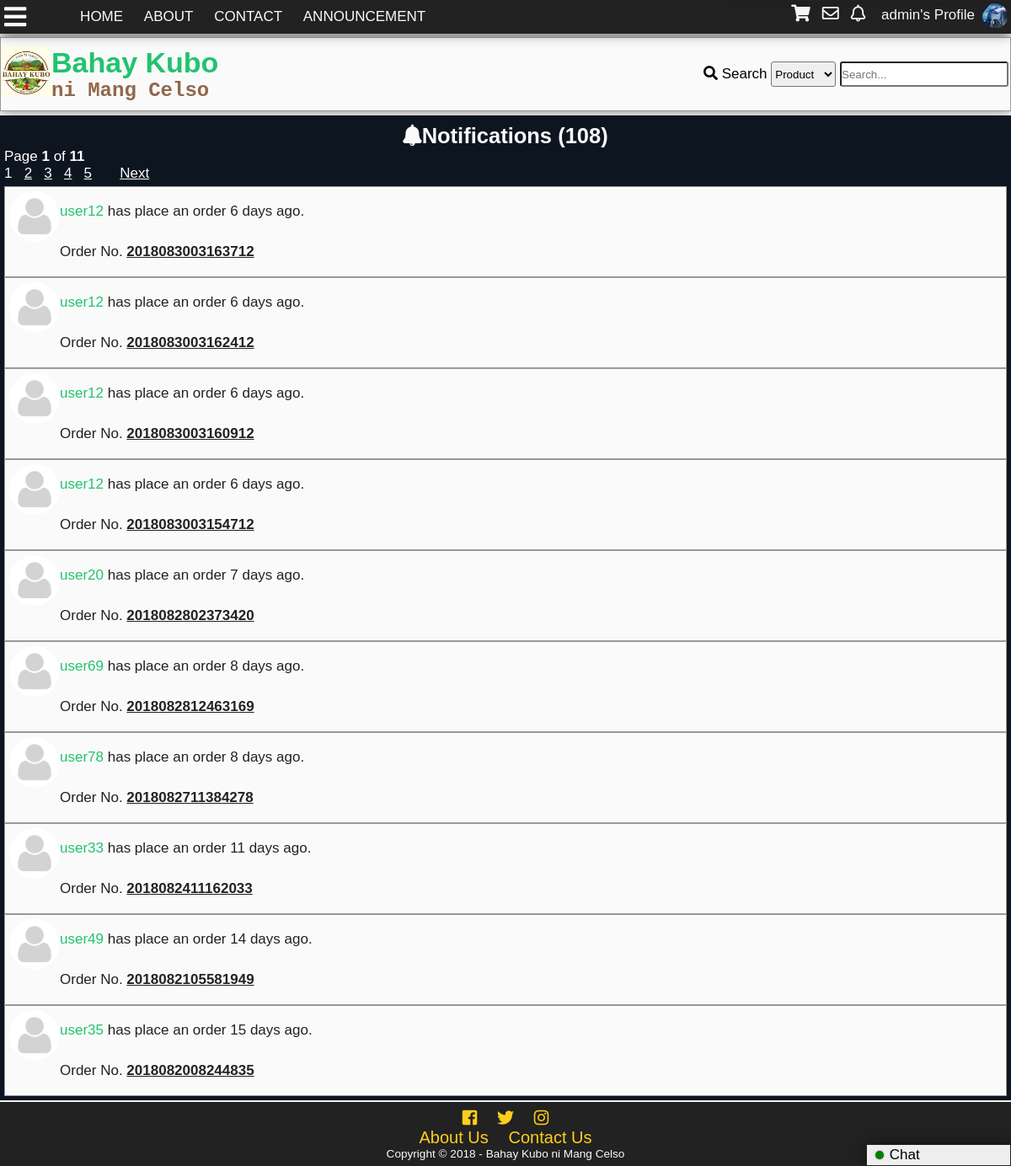
Before: /notification.php (signed in) with the older database file.
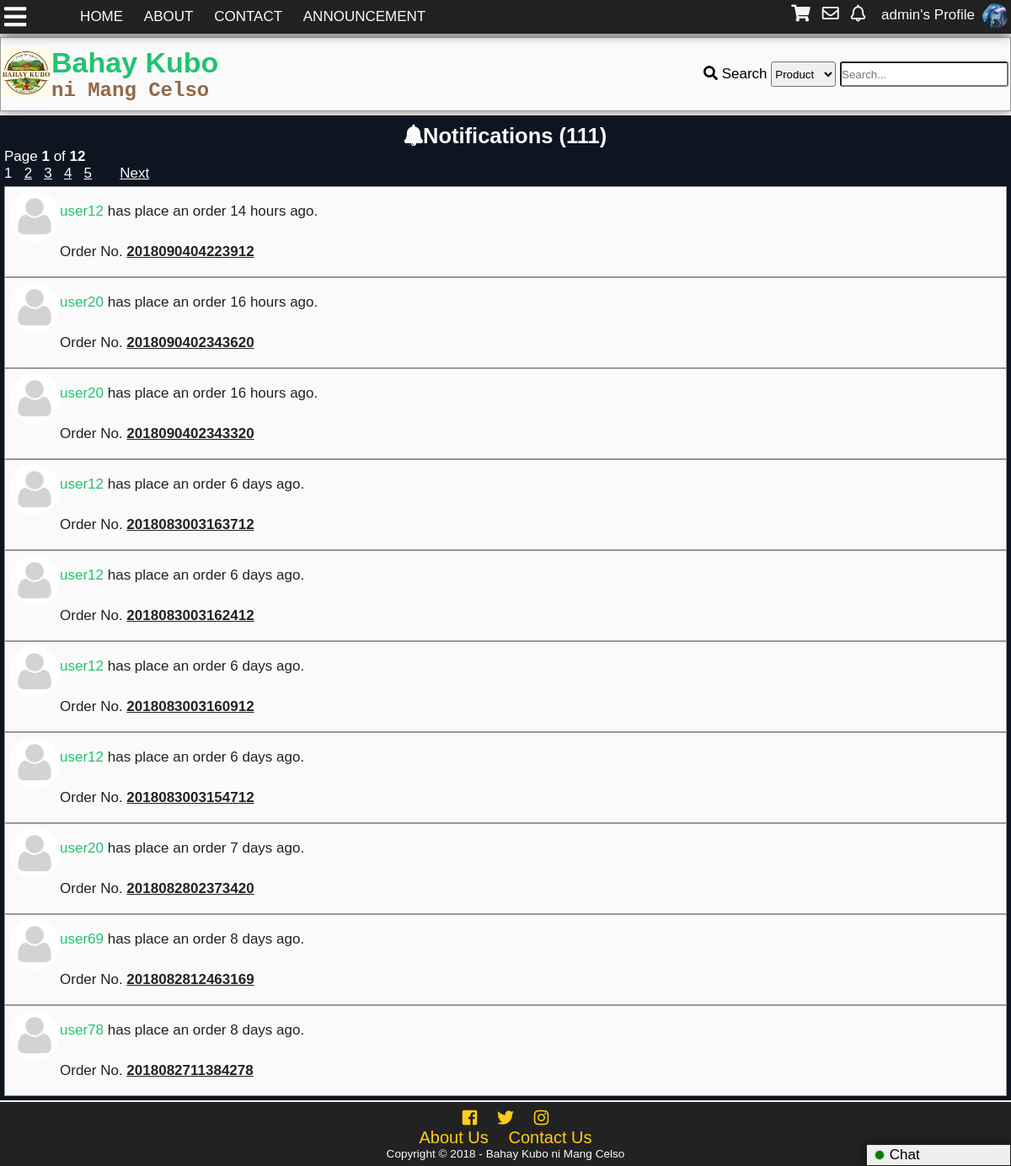
After: the same page with the newer database file.
### tables this page shows
CREATE TABLE `tblnotif` (
  `notifid` int(11) NOT NULL,
  `userid` int(11) NOT NULL,
  `receiverid` int(11) NOT NULL,
  `notifdate` datetime DEFAULT NULL,
  `checked` int(11) NOT NULL,
  `notiftype` int(11) NOT NULL,
  `details` varchar(100) NOT NULL,
  `details2` int(11) NOT NULL
);

CREATE TABLE `tbluser` (
  `userid` int(11) NOT NULL,
  `username` varchar(100) NOT NULL,
  `password` varchar(100) NOT NULL,
  `firstname` varchar(100) NOT NULL,
  `middlename` varchar(100) NOT NULL,
  `lastname` varchar(100) NOT NULL,
  `birthday` varchar(20) NOT NULL,
  `datecreated` timestamp NOT NULL DEFAULT '0000-00-00 00:00:00',
  `email` varchar(100) NOT NULL,
  `phone` varchar(100) NOT NULL,
  `location` varchar(255) NOT NULL,
  `usertypeid` int(11) NOT NULL,
  `access` int(11) NOT NULL,
  `imgpath` varchar(200) NOT NULL,
  `bio` text NOT NULL,
  `is_show_email` tinyint(1) NOT NULL,
  `gender` int(11) NOT NULL,
  `lastupdate` timestamp NOT NULL DEFAULT '0000-00-00 00:00:00',
  `lastonline` timestamp NOT NULL DEFAULT '0000-00-00 00:00:00',
  `profileviews` int(11) NOT NULL
);

### notification.php (the view, shortened to what this page needs)
<?php
include'functions.php';
?>
<!DOCTYPE html>
<html lang="en">
<head>
    <link rel="stylesheet" href="css/style.css">
  	<link rel="stylesheet" href="css/fontawesome-all.css">
</head>
<body onscroll="scrollOpacity()">
	<div class="main-container">
		<div class="other-content">
<?php
$id=$_SESSION['id'];
$sql="SELECT notifid FROM tblnotif WHERE receiverid='$id'";
$result=$conn->query($sql);
$rows=$result->num_rows;
$page_rows = 10;
	$last = ceil($rows/$page_rows);
	$pagenum = 1;
	$limit = 'LIMIT ' .($pagenum - 1) * $page_rows .',' .$page_rows;
	$textline1 = "<i class='fas fa-bell'></i>Notifications (<b>".number_format($rows)."</b>)";
	$textline2 = "<font style='color:white'>Page <b>$pagenum</b> of <b>$last</b>";
	$paginationCtrls = '';
	if($last != 1){
	    $paginationCtrls .= ''.$pagenum.' &nbsp; ';
	    for($i = $pagenum+1; $i <= $last; $i++){
			$paginationCtrls .= '<a href="'.$_SERVER['PHP_SELF'].'?pn='.$i.'">'.$i.'</a> &nbsp; ';
			if($i >= $pagenum+4){
				break;
			}
		}
		if ($pagenum != $last) {
	        $next = $pagenum + 1;
	        $paginationCtrls .= ' &nbsp; &nbsp; <a href="'.$_SERVER['PHP_SELF'].'?pn='.$next.'">Next</a> ';
	    }
	}
	echo'<h2>  '.$textline1.'</h2>
	<p>  '.$textline2.' </p></font>
	<div id="pagination_controls"> '.$paginationCtrls.'</div>';
$sql="SELECT tblnotif.userid,notifid,username,imgpath,receiverid,notifdate,notiftype,details,details2 FROM tblnotif
LEFT JOIN tbluser
ON tblnotif.userid=tbluser.userid
WHERE receiverid='$id'
ORDER BY notifid DESC $limit";
$result=$conn->query($sql);
echo '<ul id="notiflist">';
while($rows=$result->fetch_object())
{
$uid=$rows->userid;
$uname=$rows->username;
$type=$rows->notiftype;
$date=time_elapsed_string($rows->notifdate);
$details=$rows->details;
$imgpath=$rows->imgpath;
if(!$imgpath){
	$imgpath='img/default.png';
}
if($type==1){
	echo'<li><div class="comment-tn">
				<img src="'.$imgpath.'">
			</div><a class="n1" href="profile.php?id='.$uid.'">'.$uname.'</a> <a class="n2" href="profile.php?name='.$_SESSION['name'].'#comment'.$details.'"> has commented on your profile '.$date.'</a></li>';
}else if ($type==3){
	echo'<li><i class="fas fa-ban banned"></i> Sorry, your profile picture has been removed.<br>
	Please read the rules and guidelines.</li>';
}else if ($type==4){
	echo'<li> Your order has been <span style="color:green;"><b>approved</b></span><br>'.$date.'.<br>
	Order No. <a class="black" href="search.php?criteria=3&search-text='.$details.'"><b>'.$details.'</a></b></li>';
}else if ($type==5){
	echo'<li> Your order has been <span style="color:red;"><b>rejected</b></span><br>'.$date.'.<br>
	Order No. <a class="black" href="search.php?criteria=3&search-text='.$details.'"><b>'.$details.'</a></b></li>';
}else if ($type==6){
	echo'<li> Your order has been <span style="color:red;"><b>cancelled</b></span><br>'.$date.'.<br>
	Order No. <a class="black" href="search.php?criteria=3&search-text='.$details.'"><b>'.$details.'</a></b></li>';
}else if ($type==7){
	echo'<li> <div class="comment-tn">
				<img src="'.$imgpath.'">
			</div>
			 <a class="n1" href="profile.php?id='.$uid.'">'.$uname.'</a> has place an order '.$date.'.<br>
	Order No. <a class="black" href="search.php?criteria=3&search-text='.$details.'"><b>'.$details.'</b></a></li>';
}
}
echo '</ul>';
?>
		</div>
	</div>
</body>
</html>

Changed rows visible on the page:
no longer on this page (row unchanged): tblnotif: notiftype 7 (drawn), userid.username "user33", notifdate "11 days ago", details "2018082411162033"
no longer on this page (row unchanged): tblnotif: notiftype 7 (drawn), userid.username "user49", notifdate "14 days ago", details "2018082105581949"
no longer on this page (row unchanged): tblnotif: notiftype 7 (drawn), userid.username "user35", notifdate "15 days ago", details "2018082008244835"
added tblnotif: notiftype 7 (drawn), userid.username "user12", notifdate "14 hours ago", details "2018090404223912"
added tblnotif: notiftype 7 (drawn), userid.username "user20", notifdate "16 hours ago", details "2018090402343620"
added tblnotif: notiftype 7 (drawn), userid.username "user20", notifdate "16 hours ago", details "2018090402343320"
Other visible differences:
$rows: "108" → "111"
$last: "11" → "12"
